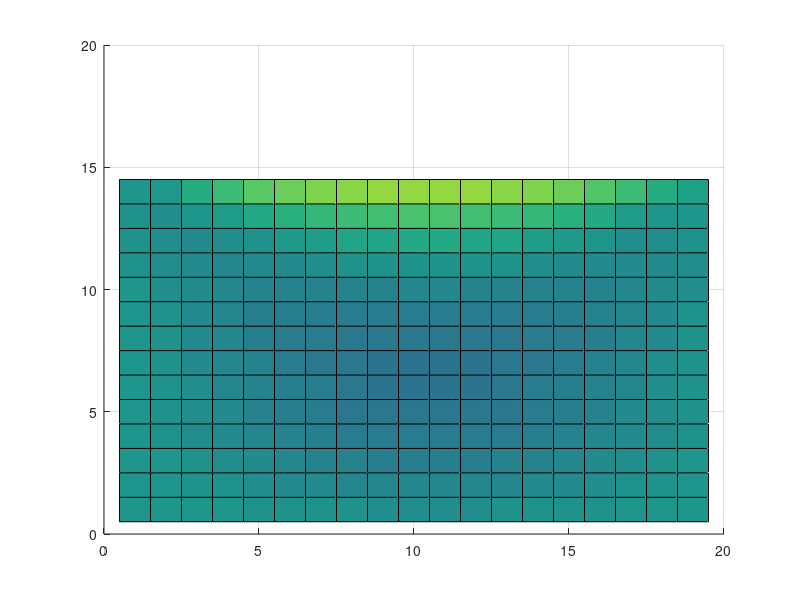
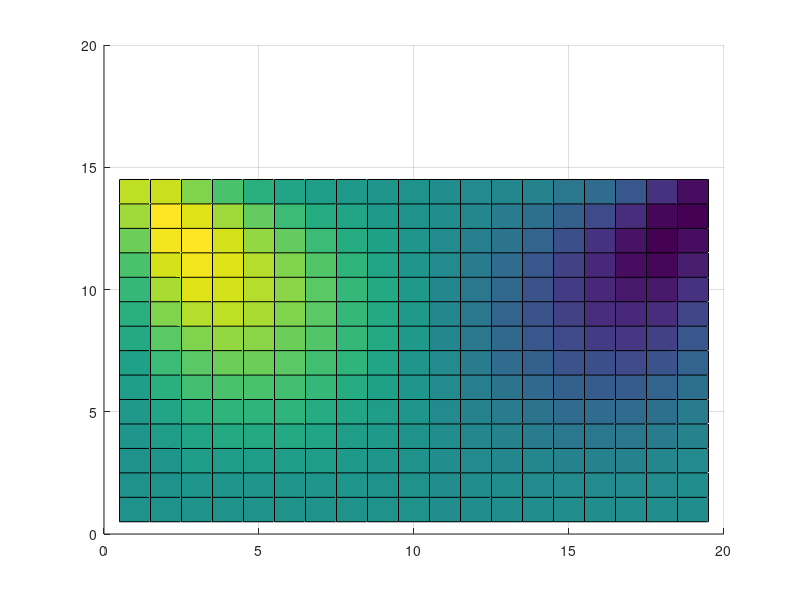
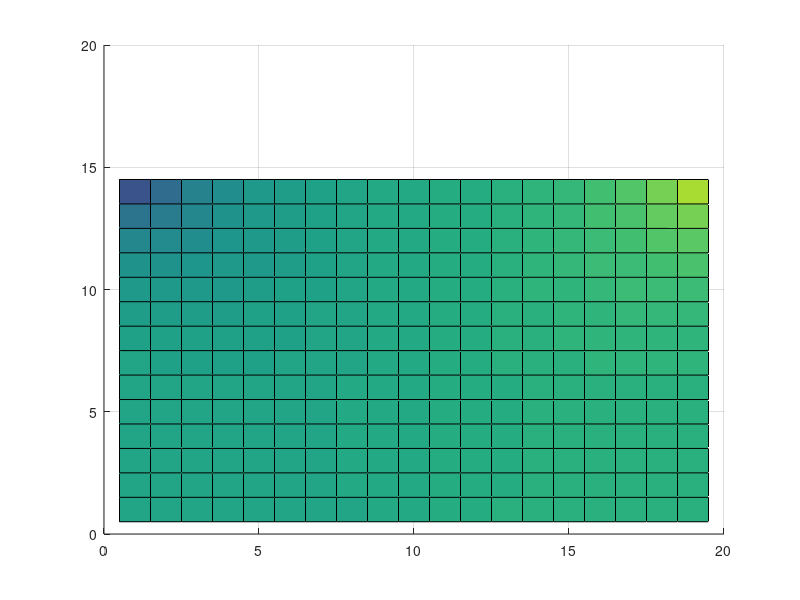
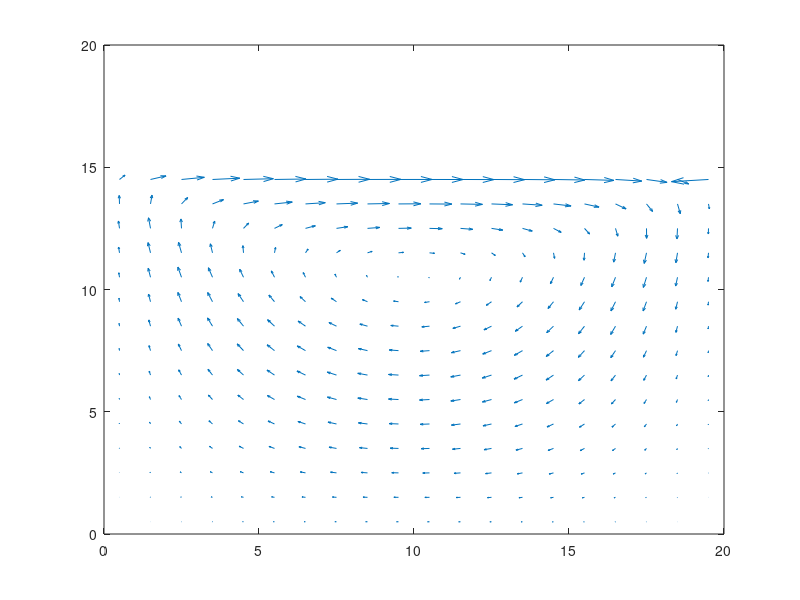

Source code (MATLAB) for these figures, in order:
%
clear all; clc; close all;

L = 100;
UN = 1;
US = 0;
UE = 0;
UW = 0;
Nx = 20; Ny = 15;
tol = 1e-6;
maxit = 100;
restart = 100;
% Create coordinates
dx = 1;%L/Nx;
dy = 1;%L/Ny;
xi = 0.0; xf = Nx;
yi = 0.0; yf = Ny;
xp = xi+dx/2:dx:xf-dx/2;
yp = yi+dy/2:dy:yf-dy/2;
xu = xi:dx:xf;
yu = yi+dy/2:dy:yf-dy/2;
xv = xi+dx/2:dx:xf-dx/2;
yv = yi:dy:yf;
[XP,YP] = meshgrid(xp,yp);
XP = XP'; YP = YP';
[XU,YU] = meshgrid(xu,yu);
XU = XU'; YU = YU';
[XV,YV] = meshgrid(xv,yv);
XV = XV'; YV = YV';
% Set primitive variables
P = zeros(Nx,Ny);
U = zeros(Nx,Ny);
V = zeros(Nx,Ny);
Ub = zeros(Nx+1,Ny);
Vb = zeros(Nx,Ny+1);

% Create solutions vector
sol = [reshape(U,[],1);reshape(V,[],1);reshape(P,[],1)];

ex = ones(Nx,1)*1/dx^2;
DxxU = spdiags([ex -2*ex ex], [-1 0 1], Nx, Nx); %1D discrete Laplacian in the x-direction ;
ey = ones(Ny,1)*1/dy^2;
DyyU = spdiags([ey, -2*ey ey], [-1 0 1], Ny, Ny); %1D discrete Laplacian in the y-direction ;
DyyU(1,1) = -3/dy^2;
DyyU(end,end) = -3/dy^2;
Au = kron(speye(Ny),DxxU) + kron(DyyU,speye(Nx));
bu = zeros(Nx*Ny,1); %zeros(Nx*Ny,1);
for i=1:Nx
	for j=1:Ny
		index=i+(Nx)*(j-1);
		if (j == Ny)
			bu(index) = -2*UN*1/dy^2;
		end
		if (i == Nx)
			Au(index,:) = 0;
			Au(index,index) = 1;
		end
	end
end
DxxV = spdiags([ex -2*ex ex], [-1 0 1], Nx, Nx); %1D discrete Laplacian in the x-direction ;
DyyV = spdiags([ey, -2*ey ey], [-1 0 1], Ny, Ny); %1D discrete Laplacian in the y-direction ;
DxxV(1,1) = -3/dx^2;
DxxV(end,end) = -3/dx^2;
Av = kron(speye(Ny),DxxV) + kron(DyyV,speye(Nx));
bv = zeros(Nx*Ny,1); %zeros(Nx*Ny,1);
for i=1:Nx
	for j=1:Ny
		index=i+(Nx)*(j-1);
		if (j == Ny)
			Av(index,:) = 0;
			Av(index,index) = 1;
		end
	end
end
%full(Av)
Delplusx = spdiags([ones(Nx*Ny,1)*1/dx^2, -ones(Nx*Ny,1)*1/dx^2],[0 1],Nx*Ny,Nx*Ny);
Delplusy = spdiags([ones(Nx*Ny,1)*1/dy^2, -ones(Nx*Ny,1)*1/dy^2],[0 Nx],Nx*Ny,Nx*Ny);

for i=1:Nx
	for j=1:Ny
		index=i+(Nx)*(j-1);
		if (i == Nx)
			Delplusx(index,:) = 0;
			Delplusx(index,index) = 1;
		end
	end
end
Bp = [Delplusx;Delplusy];
BpT = Bp';
% Modify for boundary conditions
for i=1:Nx
	for j=1:Ny
		index=i+(Nx)*(j-1);
		if (i == Nx)
			Delplusx(index,:) = 0;
		end
		if (j == Ny)
			Delplusy(index,:) = 0;
		end
	end
end
Bp = [Delplusx;Delplusy];
bp = zeros(Nx*Ny,1);

Aall = [kron([1,0;0,0],Au) + kron([0,0;0,1],Av),Bp;BpT,zeros(size(BpT,1),size(Bp,2))];
Aall(end,end-Nx*Ny+1:end) = ones(1,Nx*Ny);
b_all = [bu;bv;bp];
%sol = Aall\b_all;
sol = gmres(Aall,b_all,restart,tol,maxit);

Ub(2:end,1:end) = reshape(sol(1:Nx*Ny),Nx,Ny);
Uplot = interp2(XU',YU',Ub',XP',YP');
figure(1)
surfc(XP',YP',Uplot);
view([0 90])

Vb(1:end,2:end) = reshape(sol(Nx*Ny+1:2*Nx*Ny),Nx,Ny);
Vplot = interp2(XV',YV',Vb',XP',YP');
figure(2)
surfc(XP',YP',Vplot);
view([0 90])

Pplot = reshape(sol(2*Nx*Ny+1:3*Nx*Ny),Nx,Ny);
figure(3)
surfc(XP,YP,Pplot);
view([0 90])

figure(4);
quiver(XP',YP',Uplot,Vplot);

figure(5)
spy(Aall)
%format compact
%full(Aall)
